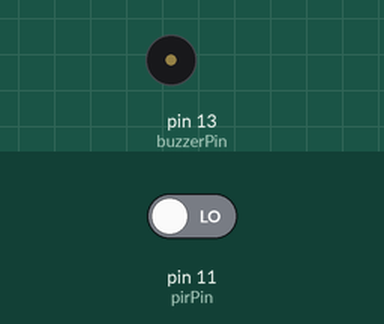
The sketch below on a simulated Arduino Uno, built with avr-gcc and run on an emulated ATmega328P. Parts: buzzer (waves = sounding, pin HIGH). Inputs (shaded band) come from the test bench; at power-on: pin 11 (pirPin) LOW.

Above: at 1.2 s.
1.3 s: pin 11 (pirPin) driven HIGH
At 1.5 s:
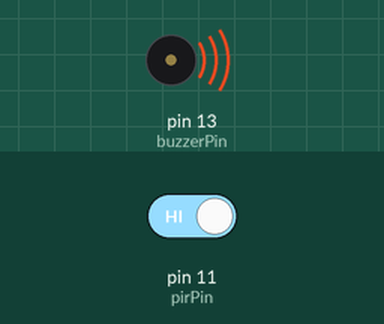
4.3 s: pin 11 (pirPin) driven LOW
At 4.9 s:
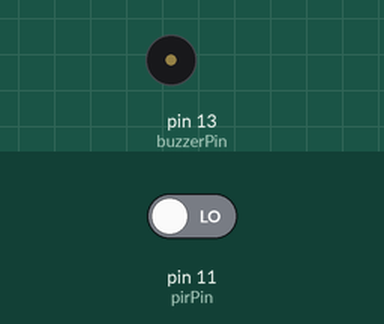
Timing chart, 0 to 7.3 s (numbered marks = the images above; inputs shaded):
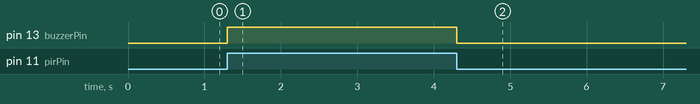

Measured:
- after the input at 1.3 s, pin 13 (buzzerPin): LOW → HIGH at once
- after the input at 4.3 s, pin 13 (buzzerPin): HIGH → LOW at once

The sketch:

Test_buzzer_et_capteur_IR.ino
```cpp
const int pirPin = 11;
const int buzzerPin = 13;

unsigned long previousMillis = 0;
const long buzzerOnTime = 100; // 100 ms
bool buzzerState = false;

void setup() {
  pinMode(pirPin, INPUT);
  pinMode(buzzerPin, OUTPUT);
  Serial.begin(9600);
}

void loop() {
  int pirState = digitalRead(pirPin);
  unsigned long currentMillis = millis();

  if (pirState == HIGH && !buzzerState) {
    digitalWrite(buzzerPin, HIGH); // Allume le buzzer
    buzzerState = true;
    previousMillis = currentMillis;
  }

  // Éteindre le buzzer après 100 ms
  if (buzzerState && currentMillis - previousMillis >= buzzerOnTime) {
    digitalWrite(buzzerPin, LOW);
    buzzerState = false;
  }
}
```
